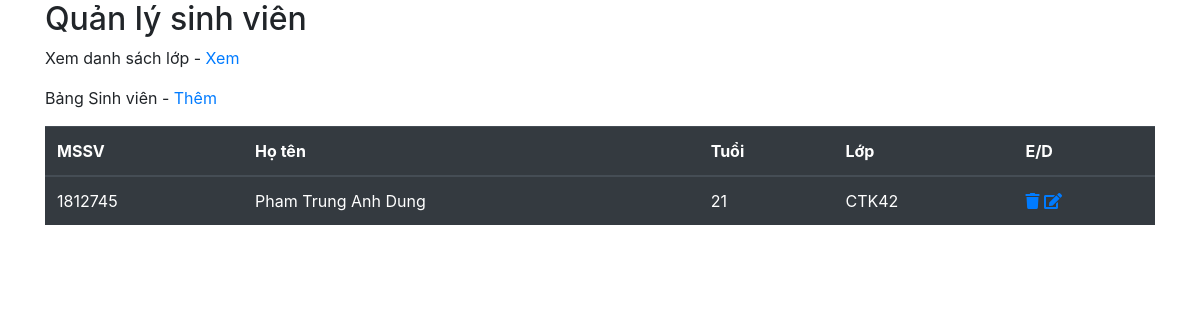
Screenshot of /bt1/index.php with the database file from the repository.
### tables this page shows
create table sinhvien (
MSSV varchar(10) not null primary key,
HoTen varchar(30) not null,
Tuoi int not null,
MaLop varchar(7) not null,
foreign key (MaLop) references lop(MaLop)
);

### bt1/entity.php (called while the page is built, shortened)
<?php
include 'mysqlhelper.php';
abstract class Entity{
 function __construct($db)
 {
 $this->mysql = new MySQLHelper("localhost","root","anhdung0403");
 }
}
?>

### bt1/mysqlhelper.php (called while the page is built, shortened)
<?php
class MySQLHelper{
 private $server;
 private $user;
 private $pass;
 private $conn;
 function __construct($server="localhost",$user="root",$pass="anhdung0403")
 {
 $this->server = $server;
 $this->user = $user;
 $this->pass = $pass;
 }
 public function OpenDB($db){
 $this->conn = new mysqli($this->server,$this->user,$this->pass,$db);
 }
 public function GetAll($table){
 $sql = "select * from ".$table;
 $result = $this->conn->query($sql);
 return $result;
 }
}
?>

### bt1/student.php (called while the page is built, shortened)
<?php
 require_once 'entity.php';
 class SinhVien extends Entity{
 public function GetAll(){
 return $this->mysql->GetAll("SinhVien");
 }
 }
?>

### bt1/index.php (the view, shortened to what this page needs)
<!DOCTYPE html>
<html lang="en">
<?php
 include 'student.php';
?>
<head>
 <link rel="stylesheet"
href="https://maxcdn.bootstrapcdn.com/bootstrap/4.5.2/css/bootstrap.min.css">
 <link rel="stylesheet" href="https://use.fontawesome.com/releases/v5.7.0/css/all.css"
integrity="sha384-lZN37f5QGtY3VHgisS14W3ExzMWZxybE1SJSEsQp9S+oqd12jhcu+A56Ebc1zFSJ"
crossorigin="anonymous">
</head>
<body>
<div class="container">
 <h2>Quản lý sinh viên</h2>
 <p>Xem danh sách lớp - <a href="showclass.php">Xem</a></p>
 <p>Bảng Sinh viên - <a href="addstudent.php">Thêm</a></p>
 <table class="table table-dark">
 <thead>
 <tr>
 <th>MSSV</th>
 <th>Họ tên</th>
 <th>Tuổi</th>
 <th>Lớp</th>
 <th>E/D</th>
 </tr>
 </thead>
 <tbody>
 <?php
 $sv = new SinhVien("qlsinhvien");
 $result = $sv->GetAll();
 while($row = mysqli_fetch_array($result)){
 echo "<tr>";
 echo "<td>".$row['MSSV']."</td>";
 echo "<td>".$row['HoTen']."</td>";
 echo "<td>".$row['Tuoi']."</td>";
 echo "<td>".$row['MaLop']."</td>";
 echo "<td><a href='delstudent.php?mssv=".$row['MSSV']."'>
 <i class='fas fa-trash'></i>
 </a>
 <a href='editstudent.php?mssv=".$row['MSSV']."'>
 <i class='fa fa-edit'></i>
 </a>
 </td>";
 echo "</tr>";
 }
 ?>
 </tbody>
 </table>
</div>
</body>
</html>

### rows the page displays
sinhvien: MSSV "1812745", HoTen "Pham Trung Anh Dung", Tuoi "21", MaLop "CTK42"
